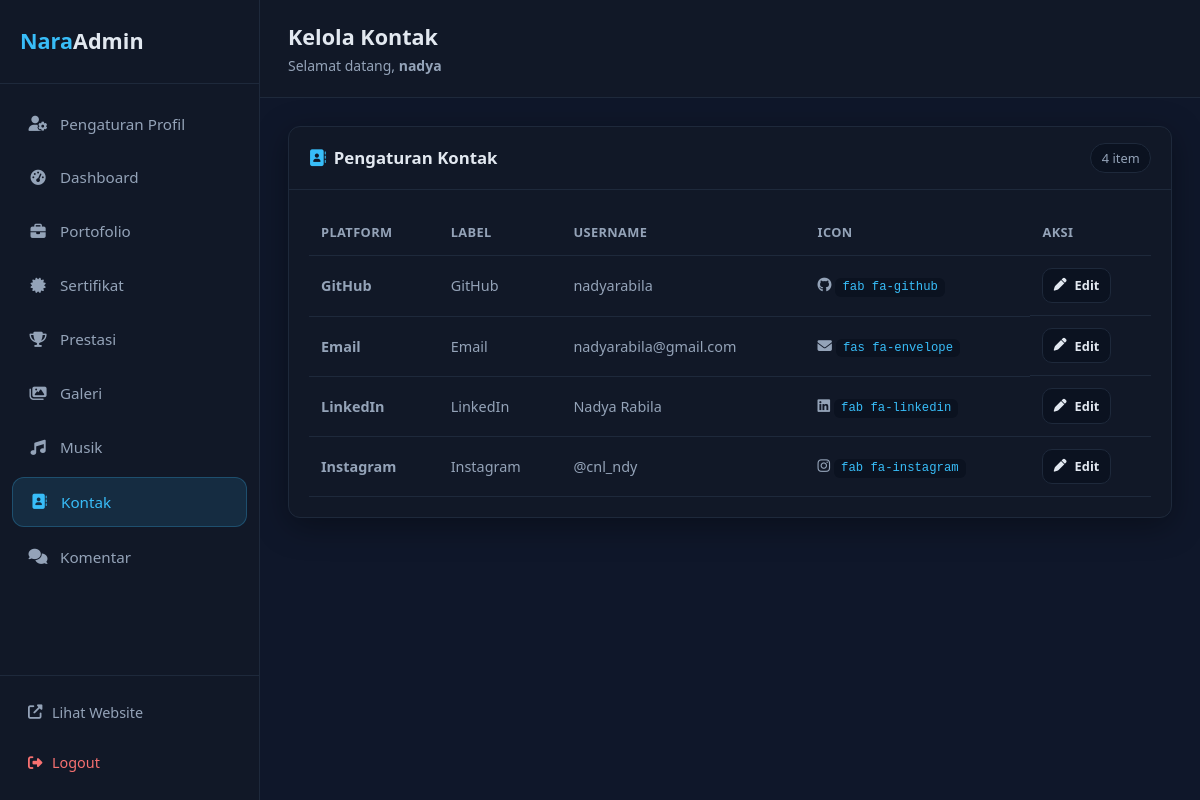
Page /admin/contacts/index.php (signed in) on the committed database.
### tables this page shows
CREATE TABLE `contacts` (
  `id` int(10) UNSIGNED NOT NULL,
  `platform` varchar(100) NOT NULL,
  `label` varchar(100) NOT NULL DEFAULT '',
  `username` varchar(255) NOT NULL,
  `url` varchar(500) DEFAULT NULL,
  `icon_class` varchar(100) NOT NULL DEFAULT 'fas fa-link'
);

### includes/contacts.php (called while the page is built, shortened)
<?php
function getAllContacts(): array
{
    $pdo = getDBConnection();
    $stmt = $pdo->query('SELECT * FROM contacts ORDER BY id ASC');
    return $stmt->fetchAll();
}

### includes/functions.php (called while the page is built, shortened)
<?php
function e(?string $value): string
{
    return htmlspecialchars((string) $value, ENT_QUOTES, 'UTF-8');
}

### admin/includes/init.php (called while the page is built, shortened)
<?php
function adminBaseUrl(): string
{
    static $base = null;
    if ($base !== null) {
        return $base;
    }
    $docRoot = str_replace('\\', '/', realpath($_SERVER['DOCUMENT_ROOT']) ?: '');
    $adminDir = str_replace('\\', '/', realpath(ADMIN_FS_PATH) ?: ADMIN_FS_PATH);
    $base = rtrim(str_replace($docRoot, '', $adminDir), '/');
    return $base;
}
function adminUrl(string $path = ''): string
{
    $path = ltrim($path, '/');
    $base = adminBaseUrl();
    return $path === '' ? $base : $base . '/' . $path;
}

### admin/contacts/index.php (the view, shortened to what this page needs)
<?php
require_once dirname(__DIR__) . '/includes/init.php';
$contacts = getAllContacts();
require dirname(__DIR__) . '/partials/layout-start.php';
?>
<div class="panel-card">
    <div class="panel-header panel-header-flex">
        <h2><i class="fas fa-address-book"></i> Pengaturan Kontak</h2>
        <span class="badge-count"><?= count($contacts) ?> item</span>
    </div>
    <div class="panel-body table-responsive">
        <?php if ($contacts === []): ?>
            <p class="text-muted">Belum ada data kontak.</p>
        <?php else: ?>
            <table class="admin-table">
                <thead>
                    <tr>
                        <th>Platform</th>
                        <th>Label</th>
                        <th>Username</th>
                        <th>Icon</th>
                        <th>Aksi</th>
                    </tr>
                </thead>
                <tbody>
                    <?php foreach ($contacts as $contact): ?>
                    <tr>
                        <td><strong><?= e((string) $contact['platform']) ?></strong></td>
                        <td><?= e((string) $contact['label']) ?></td>
                        <td><?= e((string) $contact['username']) ?></td>
                        <td><i class="<?= e((string) $contact['icon_class']) ?>"></i> <code><?= e((string) $contact['icon_class']) ?></code></td>
                        <td class="table-actions">
                            <a href="<?= e(adminUrl('contacts/edit.php?id=' . (int) $contact['id'])) ?>" class="btn btn-sm btn-secondary">
                                <i class="fas fa-pen"></i> Edit
                            </a>
                        </td>
                    </tr>
                    <?php endforeach; ?>
                </tbody>
            </table>
        <?php endif; ?>
    </div>
</div>
<?php require dirname(__DIR__) . '/partials/layout-end.php'; ?>

### admin/assets/css/admin.css (style rules this page uses)
:root { --admin-bg: #0f172a; --admin-bg-alt: #0b1220; --admin-card: #111827; --admin-card-hover: #1a2332; --admin-border: #1e293b; --admin-text: #e2e8f0; --admin-muted: #94a3b8; --admin-accent: #38bdf8; --admin-accent-hover: #0ea5e9; --admin-danger: #f87171; --admin-success: #4ade80; --admin-sidebar-w: 260px; --admin-radius: 12px; --admin-shadow: 0 8px 32px rgba(0, 0, 0, 0.35); --admin-font: 'Segoe UI', system-ui, -apple-system, sans-serif; }
*, *::before, *::after { box-sizing: border-box; margin: 0; padding: 0; }
html { font-size: 16px; }
body.admin-body { font-family: var(--admin-font); background: var(--admin-bg); color: var(--admin-text); line-height: 1.6; min-height: 100vh; }
a { color: var(--admin-accent); text-decoration: none; transition: color 0.2s; }
code { background: var(--admin-bg-alt); padding: 0.15rem 0.45rem; border-radius: 6px; font-size: 0.85em; color: var(--admin-accent); }
.panel-card { background: var(--admin-card); border: 1px solid var(--admin-border); border-radius: var(--admin-radius); margin-bottom: 1.25rem; box-shadow: var(--admin-shadow); overflow: hidden; }
.panel-header { padding: 1rem 1.25rem; border-bottom: 1px solid var(--admin-border); }
.panel-header h2 { font-size: 1.05rem; font-weight: 600; display: flex; align-items: center; gap: 0.5rem; }
.panel-header h2 i { color: var(--admin-accent); }
.panel-body { padding: 1.25rem; color: var(--admin-muted); }
.btn { display: inline-flex; align-items: center; justify-content: center; gap: 0.5rem; padding: 0.75rem 1.25rem; border: none; border-radius: 10px; font-size: 0.95rem; font-weight: 600; font-family: inherit; cursor: pointer; transition: background 0.2s, transform 0.15s; }
.panel-header-flex { display: flex; align-items: center; justify-content: space-between; gap: 1rem; }
.badge-count { font-size: 0.8rem; background: var(--admin-bg-alt); border: 1px solid var(--admin-border); padding: 0.25rem 0.65rem; border-radius: 999px; color: var(--admin-muted); }
.table-responsive { overflow-x: auto; }
.admin-table { width: 100%; border-collapse: collapse; font-size: 0.9rem; }
.admin-table th, .admin-table td { padding: 0.75rem; border-bottom: 1px solid var(--admin-border); text-align: left; vertical-align: middle; }
.admin-table th { color: var(--admin-muted); font-weight: 600; font-size: 0.8rem; text-transform: uppercase; letter-spacing: 0.03em; }
.table-actions { display: flex; gap: 0.4rem; align-items: center; }
.btn-sm { padding: 0.4rem 0.65rem; font-size: 0.8rem; }
.btn-secondary { background: var(--admin-bg-alt); color: var(--admin-text); border: 1px solid var(--admin-border); }

### rows in the picture
contacts: platform "GitHub", label "GitHub", username "nadyarabila", icon_class "fab fa-github"
contacts: platform "Email", label "Email", username "nadyarabila@gmail.com", icon_class "fas fa-envelope"
contacts: platform "LinkedIn", label "LinkedIn", username "Nadya Rabila", icon_class "fab fa-linkedin"
contacts: platform "Instagram", label "Instagram", username "@cnl_ndy", icon_class "fab fa-instagram"

### other values in the picture
$menuItem['label'] "Pengaturan Profil"
$menuItem['label'] "Dashboard"
$menuItem['label'] "Portofolio"
$menuItem['label'] "Sertifikat"
$menuItem['label'] "Prestasi"
$menuItem['label'] "Galeri"
$menuItem['label'] "Musik"
$menuItem['label'] "Kontak"
$menuItem['label'] "Komentar"
$pageTitle "Kelola Kontak"
currentAdminUsername() "nadya"
count($contacts) "4"
